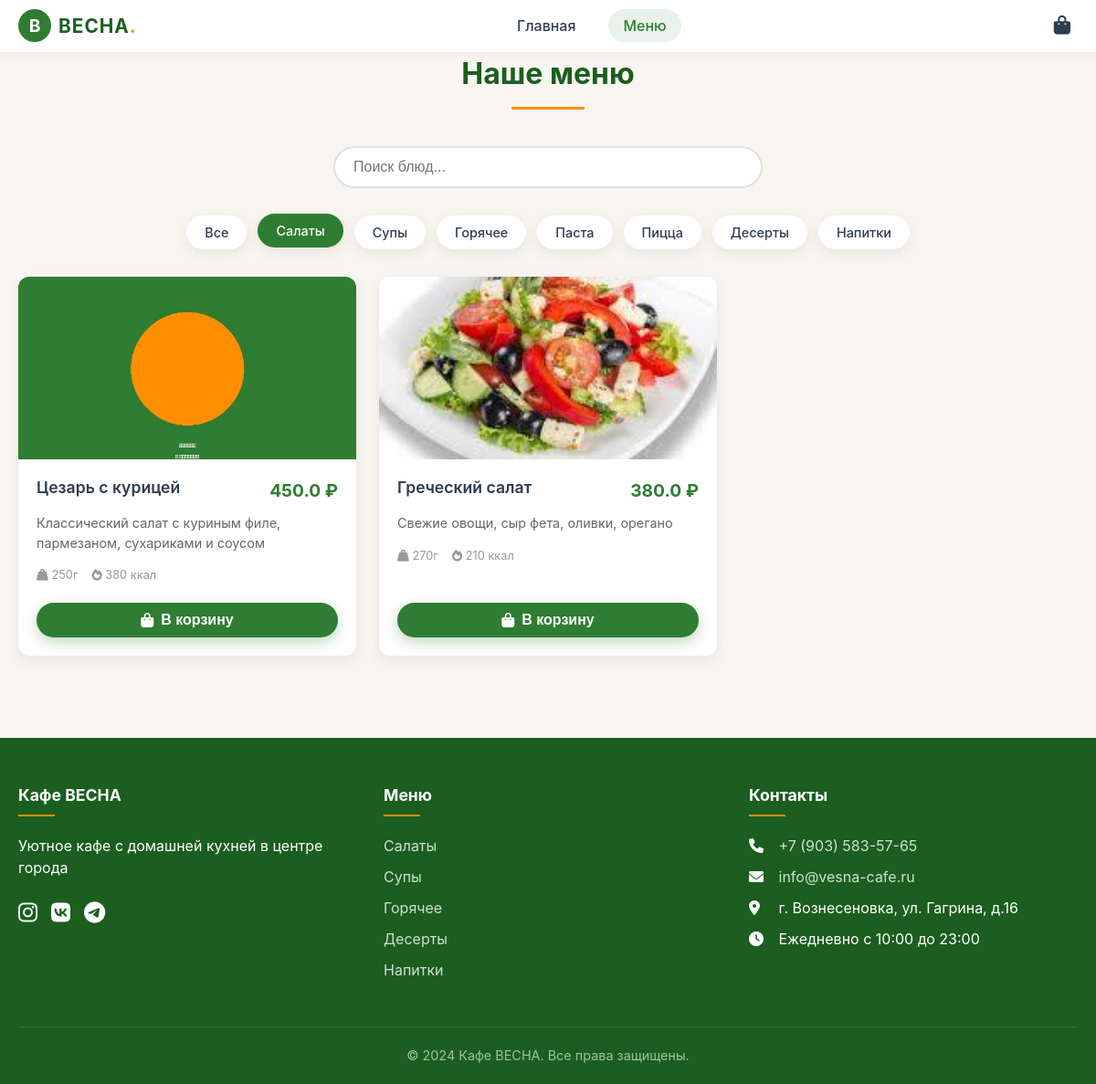
Page /menu?category=Салаты on the committed database.
### app.py (models this page shows, shortened)
class MenuItem(db.Model):
    __tablename__ = 'menu_item'
    id = db.Column(db.Integer, primary_key=True)
    name = db.Column(db.String(100), nullable=False)
    description = db.Column(db.Text)
    price = db.Column(db.Float, nullable=False)
    category = db.Column(db.String(50))
    image_url = db.Column(db.String(200), default='/static/images/placeholder.jpg')
    is_popular = db.Column(db.Boolean, default=False)
    is_special = db.Column(db.Boolean, default=False)
    weight = db.Column(db.String(20))
    calories = db.Column(db.Integer)
    created_at = db.Column(db.DateTime, default=datetime.utcnow)

### app.py (the view)
@app.route('/menu')
def menu():
    try:
        category = request.args.get('category', 'all')
        search = request.args.get('search', '')
        query = MenuItem.query
        if category and category != 'all':
            query = query.filter_by(category=category)
        if search:
            query = query.filter(MenuItem.name.ilike(f'%{search}%'))
        items = query.all()
        categories = db.session.query(MenuItem.category).distinct().all()
        categories = [c[0] for c in categories if c[0]]
        return render_template('menu.html',
                             items=items,
                             categories=categories,
                             selected_category=category,
                             search=search)
    except Exception as e:
        logger.error(f"Ошибка в меню: {e}")
        return render_template('error.html', error=str(e)), 500

### app.py (called while the page is built)
@app.context_processor
def utility_processor():
    return {
        'image_exists': image_exists,
        'get_safe_image_url': get_safe_image_url,
        'now': datetime.now(),
        'cafe_name': CAFE_NAME,
        'cafe_address': CAFE_ADDRESS,
        'cafe_phone': CAFE_PHONE,
        'cafe_email': CAFE_EMAIL,
        'cafe_work_hours': CAFE_WORK_HOURS,
        'cafe_description': CAFE_DESCRIPTION,
        'cafe_slogan': CAFE_SLOGAN,
        'cafe_latitude': CAFE_LATITUDE,
        'cafe_longitude': CAFE_LONGITUDE,
        'cafe_image': CAFE_IMAGE,
        'cafe_image2': CAFE_IMAGE2,
        'social_instagram': SOCIAL_INSTAGRAM,
        'social_vk': SOCIAL_VK,
        'social_telegram': SOCIAL_TELEGRAM
    }

### templates/menu.html (shortened to what this page needs)
{% extends "base.html" %}
{% block content %}
<div class="container">
    <h1 class="section-title">Наше меню</h1>
    <div class="search-box">
        <input type="text" class="search-input" placeholder="Поиск блюд..." id="searchInput"
               value="{{ search }}" onkeyup="if(event.key === 'Enter') searchItems()">
    </div>
    <div class="categories">
        <a href="{{ url_for('menu') }}" class="category-btn {% if selected_category == 'all' or not selected_category %}active{% endif %}">
            Все
        </a>
        {% for category in categories %}
        <a href="{{ url_for('menu') }}?category={{ category }}"
           class="category-btn {% if selected_category == category %}active{% endif %}">
            {{ category }}
        </a>
        {% endfor %}
    </div>
<div class="cards-grid">
    {% for item in items %}
    <div class="card fade-in">
        <div class="card-image" style="height: 200px; background: #f8f9fa; display: flex; align-items: center; justify-content: center;">
            {% if item.image_url %}
            <img src="{{ item.image_url }}"
                 alt="{{ item.name }}"
                 style="width: 100%; height: 100%; object-fit: cover;"
                 onerror="this.onerror=null; this.parentElement.innerHTML='<i class=\'fas fa-utensils\' style=\'font-size: 4rem; color: #ccc;\'></i>'">
            {% else %}
            <i class="fas fa-utensils" style="font-size: 4rem; color: #ccc;"></i>
            {% endif %}
        </div>
        <div class="card-content">
            <div class="card-header">
                <h3 class="card-title">{{ item.name }}</h3>
                <span class="card-price">{{ item.price }} ₽</span>
            </div>
            <p class="card-description">{{ item.description }}</p>
            <div class="card-meta">
                <span><i class="fas fa-weight-hanging"></i> {{ item.weight }}</span>
                <span><i class="fas fa-fire"></i> {{ item.calories }} ккал</span>
            </div>
            <div class="card-footer">
                <button class="btn btn-primary add-to-cart" data-id="{{ item.id }}">
                    <i class="fas fa-shopping-bag"></i> В корзину
                </button>
            </div>
        </div>
    </div>
    {% else %}
    <div class="text-center" style="grid-column: 1/-1; padding: 50px;">
        <i class="fas fa-search fa-3x" style="color: #ccc; margin-bottom: 20px;"></i>
        <h3>Ничего не найдено</h3>
        <p>Попробуйте изменить параметры поиска</p>
    </div>
    {% endfor %}
</div>
{% endblock %}

### static/css/style.css (style rules this page uses)
:root { --primary: #2e7d32; --primary-light: #4caf50; --primary-dark: #1b5e20; --accent: #ff8f00; --text-dark: #2c3e50; --text-light: #f8f9fa; --bg-light: #f9f5f0; --bg-white: #ffffff; --shadow: 0 5px 15px rgba(0,0,0,0.08); --shadow-hover: 0 10px 25px rgba(0,0,0,0.15); --border-radius: 20px; --border-radius-sm: 12px; }
* { margin: 0; padding: 0; box-sizing: border-box; }
html { font-size: 16px; -webkit-text-size-adjust: 100%; scroll-behavior: smooth; }
body { font-family: -apple-system, BlinkMacSystemFont, 'Segoe UI', Roboto, 'Helvetica Neue', Arial, sans-serif; background-color: var(--bg-light); color: var(--text-dark); line-height: 1.5; min-height: 100vh; display: flex; flex-direction: column; overflow-x: hidden; }
.container { width: 100%; max-width: 1200px; margin: 0 auto; padding: 0 15px; }
.btn { display: inline-flex; align-items: center; justify-content: center; gap: 8px; padding: 12px 30px; border-radius: 30px; text-decoration: none; font-weight: 600; transition: all 0.3s; border: none; cursor: pointer; font-size: 1rem; text-align: center; }
.btn-primary { background: var(--primary); color: white; box-shadow: 0 5px 15px rgba(46, 125, 50, 0.3); }
.section-title { text-align: center; font-size: 2rem; color: var(--primary-dark); margin-bottom: 40px; position: relative; padding-bottom: 15px; }
.section-title::after { content: ''; position: absolute; bottom: 0; left: 50%; transform: translateX(-50%); width: 80px; height: 3px; background: var(--accent); }
.cards-grid { display: grid; grid-template-columns: repeat(auto-fill, minmax(280px, 1fr)); gap: 25px; margin: 30px 0; }
.card { background: var(--bg-white); border-radius: var(--border-radius-sm); overflow: hidden; box-shadow: var(--shadow); transition: all 0.3s; position: relative; height: 100%; display: flex; flex-direction: column; }
.card-image { height: 200px; overflow: hidden; flex-shrink: 0; }
.card-image img { width: 100%; height: 100%; object-fit: cover; transition: transform 0.3s; }
.card-content { padding: 20px; flex: 1; display: flex; flex-direction: column; }
.card-header { display: flex; justify-content: space-between; align-items: flex-start; margin-bottom: 10px; gap: 10px; }
.card-title { font-size: 1.1rem; font-weight: 600; color: var(--text-dark); margin: 0; line-height: 1.3; }
.card-price { font-size: 1.2rem; font-weight: 700; color: var(--primary); white-space: nowrap; }
.card-description { color: #666; font-size: 0.9rem; margin-bottom: 15px; line-height: 1.5; display: -webkit-box; -webkit-line-clamp: 2; -webkit-box-orient: vertical; overflow: hidden; }
.card-meta { display: flex; gap: 15px; color: #999; font-size: 0.8rem; margin-bottom: 20px; flex-wrap: wrap; }
.card-footer { margin-top: auto; }
.card-footer .btn { width: 100%; padding: 10px; }
.categories { display: flex; gap: 12px; flex-wrap: wrap; justify-content: center; margin: 20px 0 30px; }
.category-btn { padding: 8px 20px; border: none; background: var(--bg-white); border-radius: 30px; cursor: pointer; font-weight: 500; transition: all 0.3s; box-shadow: var(--shadow); text-decoration: none; color: var(--text-dark); font-size: 0.9rem; white-space: nowrap; }
.category-btn:hover, .category-btn.active { background: var(--primary); color: white; transform: translateY(-2px); }
.search-box { max-width: 500px; margin: 0 auto 30px; padding: 0 15px; }
.search-input { width: 100%; padding: 12px 20px; border: 2px solid #e0e0e0; border-radius: 30px; font-size: 1rem; transition: all 0.3s; }
.fade-in { animation: fadeIn 0.5s ease-out; }

### templates/base.html (style rules this page uses)
* { -webkit-tap-highlight-color: transparent; }
body { overflow-x: hidden; width: 100%; position: relative; }
.container { width: 100%; max-width: 1200px; padding: 0 15px; margin: 0 auto; box-sizing: border-box; }
@media (min-width: 769px) { .container { padding: 0 20px; } }
@media (min-width: 769px) { .section-title { font-size: 2rem; margin-bottom: 40px; } }
@media (min-width: 769px) { .cards-grid { gap: 25px; } }
@media (min-width: 769px) { .card-image { height: 200px; } }
@media (min-width: 769px) { .card-content { padding: 20px; } }
@media (min-width: 769px) { .card-title { font-size: 1.1rem; } }
@media (min-width: 769px) { .card-price { font-size: 1.2rem; } }
@media (min-width: 769px) { .btn { padding: 12px 30px; font-size: 1rem; } }
img, iframe, video { max-width: 100%; height: auto; }

### rows in the picture
MenuItem: category "Супы"
MenuItem: category "Горячее"
MenuItem: category "Паста"
MenuItem: category "Пицца"
MenuItem: category "Десерты"
MenuItem: category "Напитки"
MenuItem: image_url (picture), name "Цезарь с курицей", price "450.0", description "Классический салат с куриным филе, пармезаном, сухариками и соусом", weight "250г", calories "380"
MenuItem: image_url (picture), name "Греческий салат", price "380.0", description "Свежие овощи, сыр фета, оливки, орегано", weight "270г", calories "210"

### other values in the picture
{{ category }} "Салаты"
{{ cafe_name }} "Кафе ВЕСНА"
{{ cafe_description }} "Уютное кафе с домашней кухней в центре города"
{{ cafe_phone }} "+7 (903) 583-57-65"
{{ cafe_email }} "info@vesna-cafe.ru"
{{ cafe_address }} "г. Вознесеновка, ул. Гагрина, д.16"
{{ cafe_work_hours }} "Ежедневно с 10:00 до 23:00"
